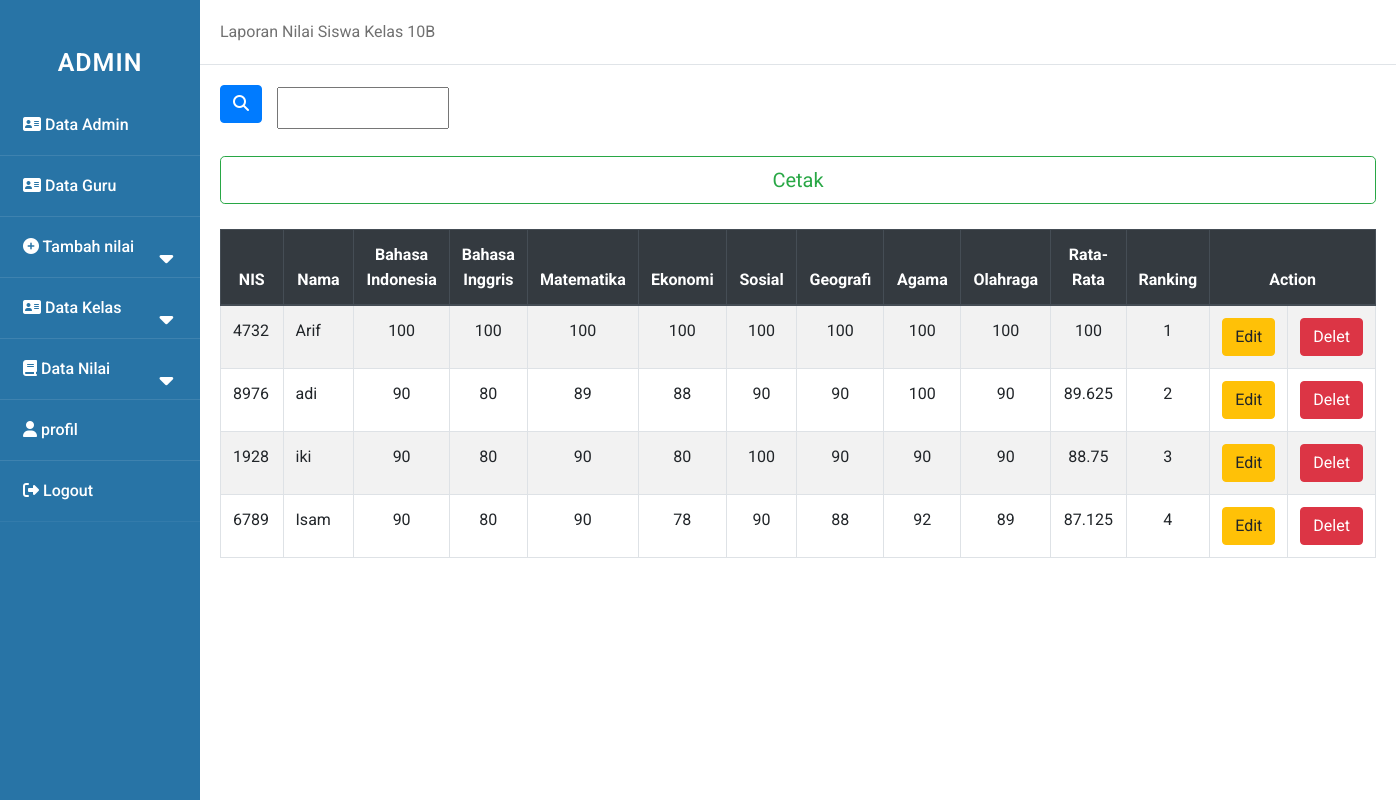
Page /admin/nilai_10b.php on the committed database.
### tables this page shows
CREATE TABLE `nilai_10b` (
  `nis` varchar(100) NOT NULL,
  `nama` varchar(100) NOT NULL,
  `b_indo` varchar(100) NOT NULL,
  `b_ing` varchar(100) NOT NULL,
  `mtk` varchar(100) NOT NULL,
  `ekonomi` varchar(100) NOT NULL,
  `sosial` varchar(100) NOT NULL,
  `geografi` varchar(100) NOT NULL,
  `agama` varchar(100) NOT NULL,
  `olga` varchar(100) NOT NULL,
  `total` float NOT NULL
);

### admin/nilai_10b.php (the view, shortened to what this page needs)
<!DOCTYPE html>
<html>
    <head>
        <link rel="stylesheet" href="../asset/style.css">
    </head>
    <body>
    <div class="wrapper">
    <nav class="sidebar">
            <div class="text">ADMIN</div>
            <ul>
                <li><a href="data_admin.php"><i class="fas fa-address-card"></i> Data Admin</a></li>
                <li><a href="data_guru.php"><i class="fas fa-address-card "></i> Data Guru</a></li>
                <li>
                    <a class="nil-btn"><i class="fas fa-plus-circle"></i> Tambah nilai
                    <span class="fas fa-caret-down tam"></span>
                    </a>
                </li>
                <li>
                    <a class="feat-btn"><i class="fas fa-address-card "></i> Data Kelas
                        <span class="fas fa-caret-down first"></span>
                    </a>
                </li>
                <li>
                    <a class="serv-btn"><i class="fas fa-book"></i> Data Nilai
                    <span class="fas fa-caret-down second"></span>
                    </a>
                </li>
                <li><a href="profil.php"><i class="fas fa-user"></i> profil</a></li>
                <li><a href="../logout.php"><i class="fas fa-sign-out-alt"></i> Logout</a></li>
            </ul>
        </nav>
        <div class="main_content">
        <div class="header">Laporan Nilai Siswa Kelas 10B</div>
        <div class="info">
        <head>
            <link rel="stylesheet" href="https://cdn.jsdelivr.net/npm/bootstrap@4.5.3/dist/css/bootstrap.min.css">
        </head>
        <form action="" method="post" class="form-inline">
            <button type="submit" class="btn btn-primary mb-2" name="submit"><i class="fas fa-search"></i></button>
            <div class="col-sm-11">
                <input type="text" name="cari" palceholder="pencarian" autocomplete="off" class="col-sm-2 col-form-label">
            </div>
        </form>
        <br>
            <body>
            <a href="cetak_nilai.php"><button type="button" class="btn btn-outline-success btn-lg btn-block">Cetak</button>
            <br>
                <table class="table table-bordered table-striped">
            <thead class="thead-dark">
                <tr  align="center">
                    <th scope="col">NIS</th>
                    <th scope="col">Nama</th>
                    <th scope="col">Bahasa Indonesia</th>
                    <th scope="col">Bahasa Inggris</th>
                    <th scope="col">Matematika</th>
                    <th scope="col">Ekonomi</th>
                    <th scope="col">Sosial</th>
                    <th scope="col">Geografi</th>
                    <th scope="col">Agama</th>
                    <th scope="col">Olahraga</th>
                    <th scope="col">Rata-Rata</th>
                    <th scope="col">Ranking</th>
                    <th scope="col" colspan="2">Action</th>
                </tr>
            <tbody>
        </thead>
            <?php
                include "../asset/koneksi.php";
                $rangking=1;
                if(isset($_POST['submit'])){
                    $cari=$_POST['cari'];
                    $query = mysqli_query($koneksi,"SELECT * FROM nilai_10b WHERE nama LIKE '$cari%'");
                }else{
                    $query= mysqli_query($koneksi,"SELECT * FROM nilai_10b ORDER BY total DESC ");
                }
                while ($data = mysqli_fetch_array($query)){
            ?>
                <tr >
                    <td width="100"><?php echo $data['nis'];?></td>
                    <td width="160"><?php echo $data['nama'];?></td>
                    <td align="center" width="80"><?php echo $data['b_indo'];?></td>
                    <td align="center" width="80"><?php echo $data['b_ing'];?></td>
                    <td align="center" width="100"><?php echo $data['mtk'];?></td>
                    <td align="center" width="100"><?php echo $data['ekonomi'];?></td>
                    <td align="center" width="100"><?php echo $data['sosial'];?></td>
                    <td align="center" width="100"><?php echo $data['geografi'];?></td>
                    <td align="center" width="100"><?php echo $data['agama'];?></td>
                    <td align="center" width="100"><?php echo $data['olga'];?></td>
                    <td align="center" width="100"><?php echo $data['total'];?></td>
                    <td align="center" width="80"><?php echo $rangking++;?></td>
                    <td align="center" width="80"><a href="edit-nilai_10b.php?id=<?php echo $data['nis']; ?> ">
                    <button type="button" class="btn btn-warning">Edit</button>
                    <td align="center" width="80"><a href="hapus-nilai_10b.php?id=<?php echo $data['nis']; ?> ">
                    <button type="button" class="btn btn-danger">Delet</button>
                    </td>
                </tr>
            <?php
                }
            ?>
                </table>
            </body>
        </div>
    </div>
    </div>
    </body>
</html>

### asset/style.css (style rules this page uses)
* { margin: 0; padding: 0; user-select: none; box-sizing: border-box; font-family: 'roboto', sans-serif; }
.wrapper { display: flex; position: relative; }
.sidebar { position: fixed; width: 200px; height: 100%; left: 0; background: #2874A6; padding: 30px 0; }
.sidebar .text { color: white; font-size: 25px; font-weight: 600; line-height: 65px; text-align: center; background: #2874A6; letter-spacing: 1px; }
.main_content { width: 100%; margin-left: 200px; }
.main_content .header { padding: 20px; background: #fff; color: #717171; border-bottom: 1px solid #e0e4e8; }
.main_content .info { margin: 20px; color: #717171; line-height: 25px; }
nav ul { background: #2874A6; height: 100%; width: 100%; list-style: none; }
nav ul li { line-height: 60px; border-bottom: 1px solid rgba(255, 255, 255, 0.1); }
nav ul li:last-child { border-bottom: 1px solid rgba(255, 255, 255, 0.05); }
nav ul li a { position: relative; color: white; text-decoration: none; font-size: 16px; padding-left: 20px; font-weight: 500; display: block; width: 100%; border-left: 3px solid transparent; }
nav ul li a span { position: absolute; top: 50%; right: 20px; transform: translate(-50%); font-size: 22px; transition: transform 0.4s; }

### rows in the picture
nilai_10b: nis "4732", nama "Arif", b_indo "100", b_ing "100", mtk "100", ekonomi "100", sosial "100", geografi "100", agama "100", olga "100", total "100"
nilai_10b: nis "8976", nama "adi", b_indo "90", b_ing "80", mtk "89", ekonomi "88", sosial "90", geografi "90", agama "100", olga "90", total "89.625"
nilai_10b: nis "1928", nama "iki", b_indo "90", b_ing "80", mtk "90", ekonomi "80", sosial "100", geografi "90", agama "90", olga "90", total "88.75"
nilai_10b: nis "6789", nama "Isam", b_indo "90", b_ing "80", mtk "90", ekonomi "78", sosial "90", geografi "88", agama "92", olga "89", total "87.125"
